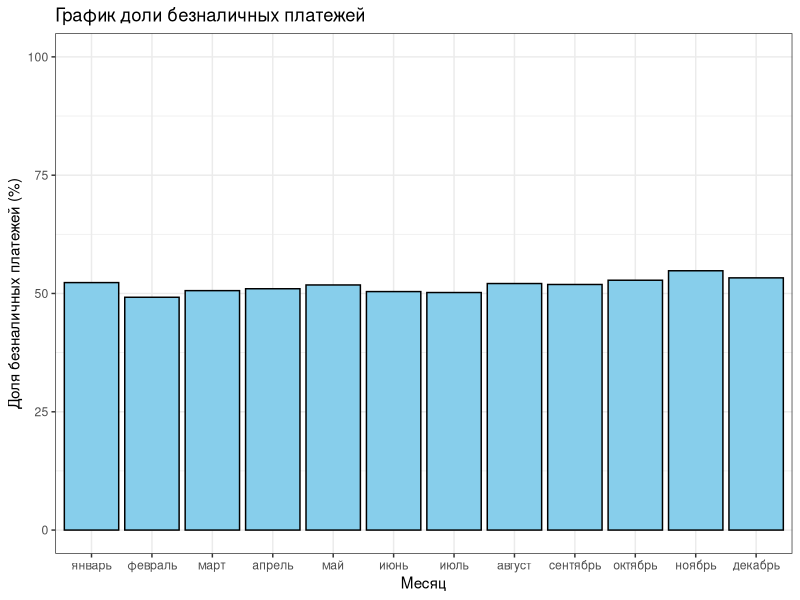
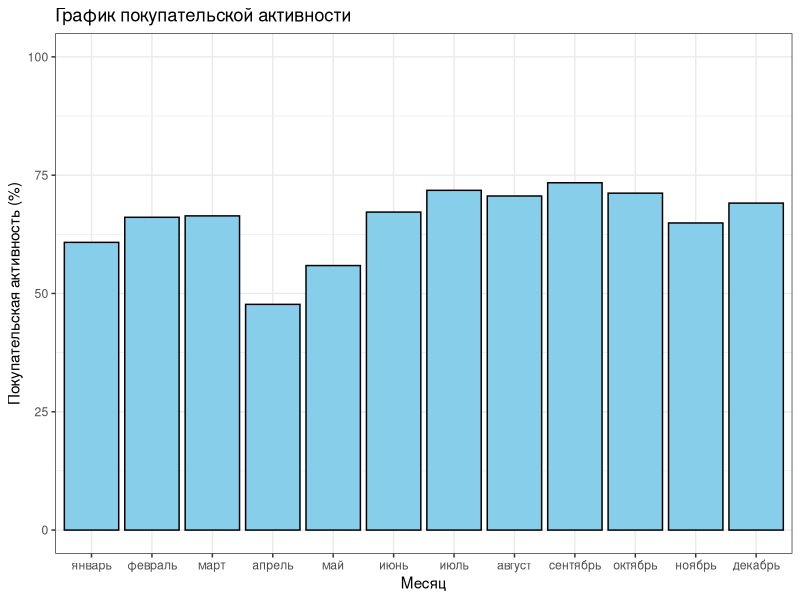
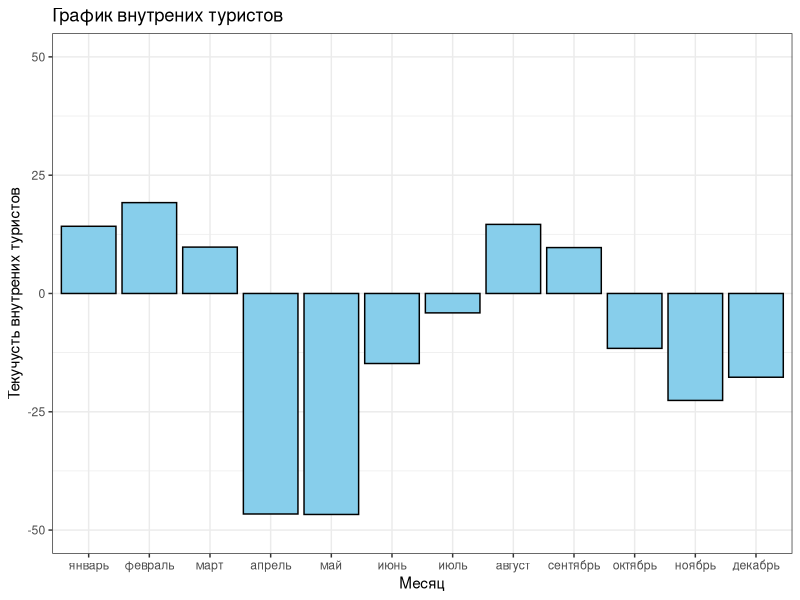
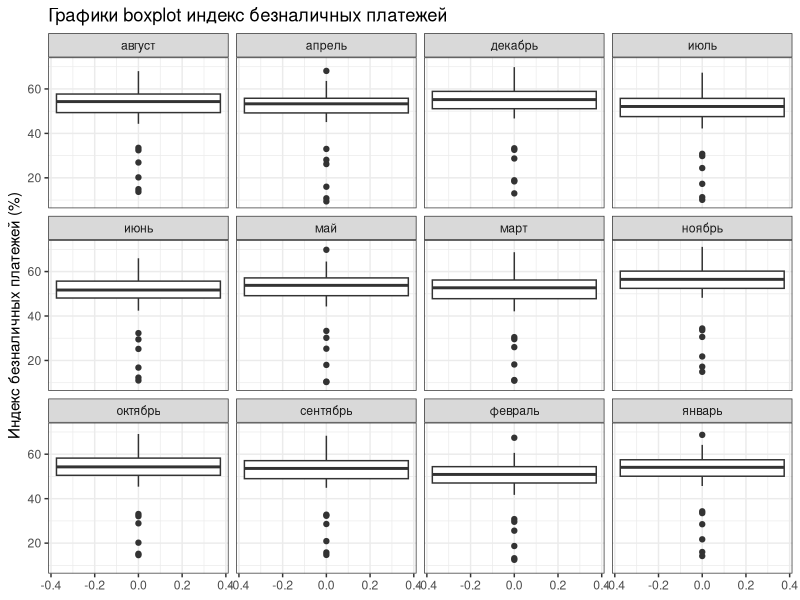
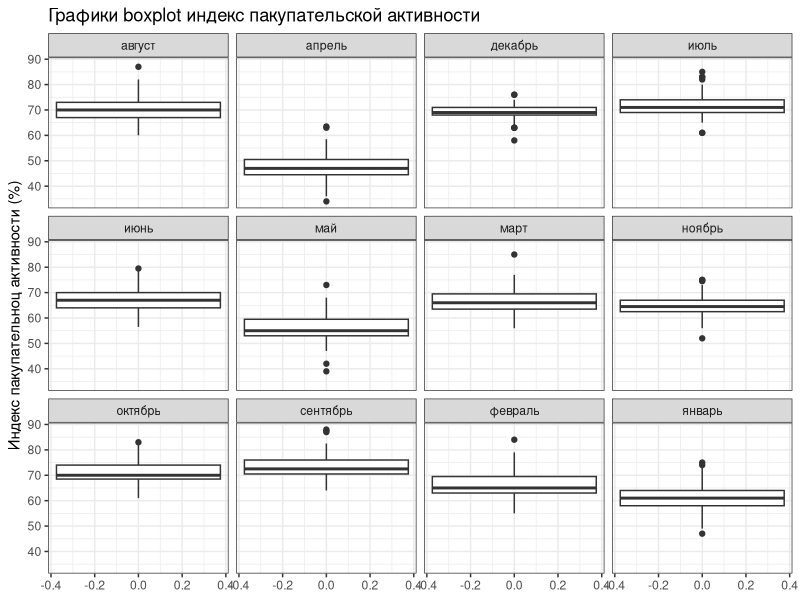
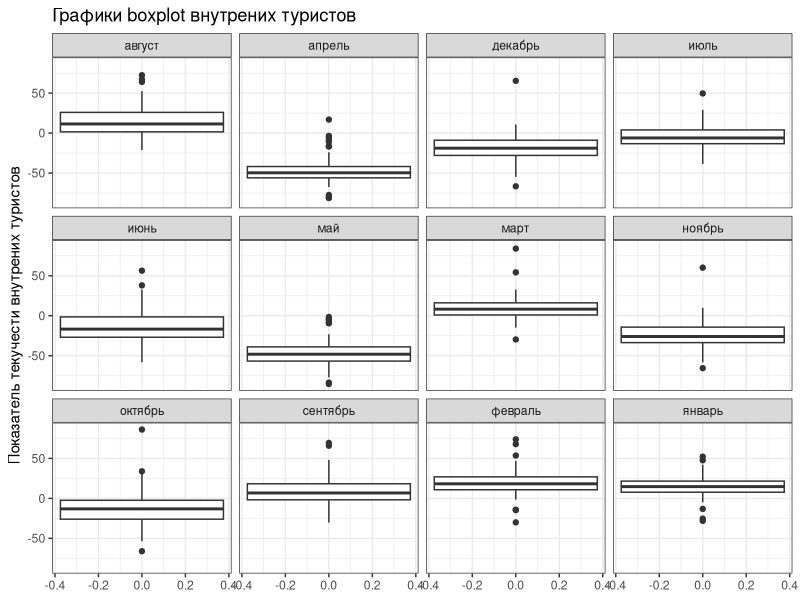
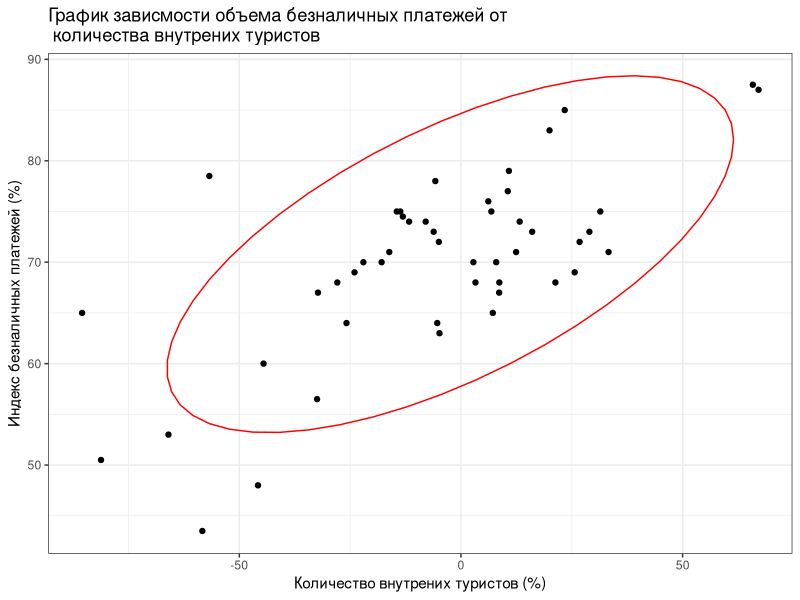

Source code (R) for these figures, in order:
## ---- chunk 1
setwd('/Users/yadonistroman/Documents/GitHub/trustus-r/data')
library(tidyverse)
library(readxl)
df <- read_excel('total.xlsx')
## ---- chunk 2
summary(df$Индекс.БП)
summary(df$Индекс.ПА)
summary(df$Количество.ВТ)
## ---- chunk 3
df_for_graf <- df %>% group_by(Месяц) %>% summarise(Индекс.БП = round(mean(Индекс.БП), 1),
                                                    Индекс.ПА = round(mean(Индекс.ПА), 1),
                                                    Количество.ВТ = round(mean(Количество.ВТ), 1))

df_for_graf$Месяц <- factor(df_for_graf$Месяц, levels = c('январь', 'февраль', 'март', 'апрель', 'май', 'июнь', 
                                                          'июль', 'август', 'сентябрь', 'октябрь', 'ноябрь', 'декабрь'))

ggplot(data = df_for_graf, aes(x = Месяц, y = Индекс.БП)) + 
  geom_col(fill = 'skyblue',
           col = 'black') +
  ylim(0, 100) +
  theme_bw() +
  labs(title = 'График доли безналичных платежей',
       x = 'Месяц',
       y = 'Доля безналичных платежей (%)')

ggplot(data = df_for_graf, aes(x = Месяц, y = Индекс.ПА)) + 
  geom_col(fill = 'skyblue',
           col = 'black') +
  ylim(0, 100) +
  theme_bw() +
  labs(title = 'График покупательской активности',
       x = 'Месяц',
       y = 'Покупательская активность (%)')

ggplot(data = df_for_graf, aes(x = Месяц, y = Количество.ВТ)) + 
  geom_col(fill = 'skyblue',
           col = 'black') +
  ylim(-50, 50) +
  theme_bw() +
  labs(title = 'График внутрених туристов',
       x = 'Месяц',
       y = 'Текучусть внутрених туристов')
## ---- chunk 4
ggplot(data = df, aes(y = Индекс.БП)) + 
  geom_boxplot() + 
  facet_wrap(~Месяц) +
  theme_bw() +
  ggtitle('Графики boxplot индекс безналичных платежей') +
  ylab('Индекс безналичных платежей (%)')


ggplot(data = df, aes(y = Индекс.ПА)) + 
  geom_boxplot() + 
  facet_wrap(~Месяц) +
  theme_bw() +
  ggtitle('Графики boxplot индекс пакупательской активности') +
  ylab('Индекс пакупательноц активности (%)')

ggplot(data = df, aes(y = Количество.ВТ)) + 
  geom_boxplot() + 
  facet_wrap(~Месяц) +
  theme_bw() +
  ggtitle('Графики boxplot внутрених туристов') +
  ylab('Показатель текучести внутрених туристов')
## ---- chunk 5
extra <- function(data) {
  iqr <- IQR(data)
  q1 <- quantile(data, 0.25)
  q3 <- quantile(data, 0.75)
  lower_b <- q1 - 1.5 * iqr
  upper_b <- q3 + 1.5 * iqr
  return(c(lower_b, upper_b))
}

test_pa <- extra(df$Индекс.ПА)
df_test_pa <- df[df$Индекс.ПА < test_pa[1] | df$Индекс.ПА > test_pa[2], ]

test_bp <- extra(df$Индекс.БП)
df_test_bp <- df[df$Индекс.БП < test_bp[1] | df$Индекс.БП > test_bp[2], ]

test_vt <- extra(df$Количество.ВТ)
df_test_vt <- df[df$Количество.ВТ < test_vt[1] | df$Количество.ВТ > test_vt[2], ]
## ---- chunk 6
df_top_pa <- df %>% 
  group_by(Регион) %>% 
  summarise(`Индекс.ПА` = round(mean(Индекс.ПА), 1))

df_top_pa <- arrange(df_top_pa, desc(Индекс.ПА)) %>% top_n(30)
## ---- chunk 7
df_top_bp <- df %>% 
  group_by(Регион) %>% 
  summarise(`Индекс.БП` = round(mean(Индекс.БП), 1))

df_top_bp <- arrange(df_top_bp, desc(Индекс.БП)) %>% top_n(30)
## ---- chunk 8
df_top_bp_pa <- inner_join(df_top_bp, df_top_pa, by = 'Регион')
## ---- chunk 9
df_top <- df[df$Регион %in% df_top_bp_pa$Регион, ]
## ---- chunk 10
df_top <- df_top[df_top$Количество.ВТ > 0, ]
# согласно датафрейму df_top пропишем вектор в котором приток туристов виден хотябы в пяти месяцах
target_v <- c('калининградская область', 'камчатский край', 'кировская область', 'нижегородская область')
df_final <- df[df$Регион %in% target_v, ]
## ---- chunk 11
ggplot(data = df_final, aes(x = Количество.ВТ, y = Индекс.ПА)) + 
  geom_point() +
  theme_bw() +
  stat_ellipse(color = 'red') +
  labs(title = 'График зависмости объема безналичных платежей от\n количества внутрених туристов',
       x = 'Количество внутрених туристов (%)',
       y = 'Индекс безналичных платежей (%)')
